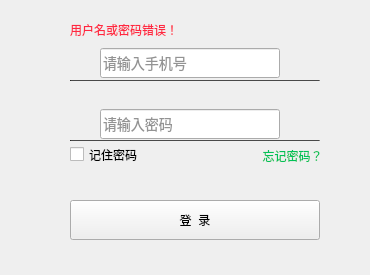
<?xml version="1.0" encoding="UTF-8"?>
<ui version="4.0">
 <class>PwdLoginWidget</class>
 <widget class="QWidget" name="PwdLoginWidget">
  <property name="geometry">
   <rect>
    <x>0</x>
    <y>0</y>
    <width>370</width>
    <height>275</height>
   </rect>
  </property>
  <property name="minimumSize">
   <size>
    <width>370</width>
    <height>275</height>
   </size>
  </property>
  <property name="maximumSize">
   <size>
    <width>370</width>
    <height>275</height>
   </size>
  </property>
  <property name="windowTitle">
   <string>Form</string>
  </property>
  <widget class="QWidget" name="verticalWidget" native="true">
   <property name="geometry">
    <rect>
     <x>0</x>
     <y>0</y>
     <width>375</width>
     <height>281</height>
    </rect>
   </property>
   <property name="minimumSize">
    <size>
     <width>375</width>
     <height>0</height>
    </size>
   </property>
   <widget class="QLabel" name="labelPwdError">
    <property name="geometry">
     <rect>
      <x>70</x>
      <y>20</y>
      <width>271</width>
      <height>20</height>
     </rect>
    </property>
    <property name="minimumSize">
     <size>
      <width>0</width>
      <height>20</height>
     </size>
    </property>
    <property name="maximumSize">
     <size>
      <width>16777215</width>
      <height>20</height>
     </size>
    </property>
    <property name="styleSheet">
     <string notr="true">font-size:12px;
font-weight:400;
color:rgba(255,39,65,1);
line-height:17px;</string>
    </property>
    <property name="text">
     <string>&#29992;&#25143;&#21517;&#25110;&#23494;&#30721;&#38169;&#35823;&#65281;</string>
    </property>
   </widget>
   <widget class="QLineEdit" name="editUserName">
    <property name="geometry">
     <rect>
      <x>100</x>
      <y>48</y>
      <width>180</width>
      <height>30</height>
     </rect>
    </property>
    <property name="minimumSize">
     <size>
      <width>180</width>
      <height>30</height>
     </size>
    </property>
    <property name="maximumSize">
     <size>
      <width>180</width>
      <height>35</height>
     </size>
    </property>
    <property name="styleSheet">
     <string notr="true">font-size:14px;
font-weight:400;
color:rgba(0,0,0,0.85);
line-height:16px;</string>
    </property>
    <property name="placeholderText">
     <string>&#35831;&#36755;&#20837;&#25163;&#26426;&#21495;</string>
    </property>
   </widget>
   <widget class="QLabel" name="label">
    <property name="geometry">
     <rect>
      <x>70</x>
      <y>50</y>
      <width>28</width>
      <height>28</height>
     </rect>
    </property>
    <property name="minimumSize">
     <size>
      <width>28</width>
      <height>28</height>
     </size>
    </property>
    <property name="maximumSize">
     <size>
      <width>28</width>
      <height>28</height>
     </size>
    </property>
    <property name="text">
     <string/>
    </property>
    <property name="pixmap">
     <pixmap resource="themestyle.qrc">:/Resource/Images/phone-icon.png</pixmap>
    </property>
    <property name="alignment">
     <set>Qt::AlignCenter</set>
    </property>
   </widget>
   <widget class="QLineEdit" name="editPwd">
    <property name="geometry">
     <rect>
      <x>100</x>
      <y>109</y>
      <width>180</width>
      <height>30</height>
     </rect>
    </property>
    <property name="minimumSize">
     <size>
      <width>180</width>
      <height>30</height>
     </size>
    </property>
    <property name="maximumSize">
     <size>
      <width>180</width>
      <height>30</height>
     </size>
    </property>
    <property name="styleSheet">
     <string notr="true">font-size:14px;
font-weight:400;
color:rgba(0,0,0,0.85);
line-height:16px;</string>
    </property>
    <property name="echoMode">
     <enum>QLineEdit::Password</enum>
    </property>
    <property name="placeholderText">
     <string>&#35831;&#36755;&#20837;&#23494;&#30721;</string>
    </property>
   </widget>
   <widget class="QLabel" name="label_2">
    <property name="geometry">
     <rect>
      <x>70</x>
      <y>110</y>
      <width>28</width>
      <height>28</height>
     </rect>
    </property>
    <property name="minimumSize">
     <size>
      <width>28</width>
      <height>28</height>
     </size>
    </property>
    <property name="maximumSize">
     <size>
      <width>28</width>
      <height>28</height>
     </size>
    </property>
    <property name="text">
     <string/>
    </property>
    <property name="pixmap">
     <pixmap resource="themestyle.qrc">:/Resource/Images/password-icon.png</pixmap>
    </property>
    <property name="alignment">
     <set>Qt::AlignCenter</set>
    </property>
   </widget>
   <widget class="QPushButton" name="btnForgetPwd">
    <property name="geometry">
     <rect>
      <x>260</x>
      <y>145</y>
      <width>65</width>
      <height>22</height>
     </rect>
    </property>
    <property name="cursor">
     <cursorShape>PointingHandCursor</cursorShape>
    </property>
    <property name="styleSheet">
     <string notr="true">font-size:12px;
font-weight:400;
color:rgba(1,194,87,1);
line-height:17px;</string>
    </property>
    <property name="text">
     <string>&#24536;&#35760;&#23494;&#30721;&#65311;</string>
    </property>
    <property name="flat">
     <bool>true</bool>
    </property>
   </widget>
   <widget class="QCheckBox" name="checkBtnAutoPwd">
    <property name="geometry">
     <rect>
      <x>70</x>
      <y>145</y>
      <width>100</width>
      <height>19</height>
     </rect>
    </property>
    <property name="styleSheet">
     <string notr="true">font-size:12px;
font-weight:400;
color:rgba(0,0,0,1);
line-height:17px;</string>
    </property>
    <property name="text">
     <string>&#35760;&#20303;&#23494;&#30721;</string>
    </property>
   </widget>
   <widget class="QPushButton" name="btnPwdLogin">
    <property name="geometry">
     <rect>
      <x>70</x>
      <y>200</y>
      <width>250</width>
      <height>40</height>
     </rect>
    </property>
    <property name="minimumSize">
     <size>
      <width>250</width>
      <height>40</height>
     </size>
    </property>
    <property name="maximumSize">
     <size>
      <width>250</width>
      <height>40</height>
     </size>
    </property>
    <property name="text">
     <string>&#30331;  &#24405;</string>
    </property>
    <property name="autoDefault">
     <bool>true</bool>
    </property>
   </widget>
   <widget class="Line" name="line">
    <property name="geometry">
     <rect>
      <x>70</x>
      <y>80</y>
      <width>250</width>
      <height>1</height>
     </rect>
    </property>
    <property name="styleSheet">
     <string notr="true">background:rgba(0,0,0,0.45);</string>
    </property>
    <property name="orientation">
     <enum>Qt::Horizontal</enum>
    </property>
   </widget>
   <widget class="Line" name="line_2">
    <property name="geometry">
     <rect>
      <x>70</x>
      <y>140</y>
      <width>250</width>
      <height>1</height>
     </rect>
    </property>
    <property name="styleSheet">
     <string notr="true">background:rgba(0,0,0,0.45);</string>
    </property>
    <property name="orientation">
     <enum>Qt::Horizontal</enum>
    </property>
   </widget>
   <widget class="QLabel" name="labelRight">
    <property name="geometry">
     <rect>
      <x>290</x>
      <y>60</y>
      <width>16</width>
      <height>16</height>
     </rect>
    </property>
    <property name="minimumSize">
     <size>
      <width>16</width>
      <height>16</height>
     </size>
    </property>
    <property name="maximumSize">
     <size>
      <width>16</width>
      <height>16</height>
     </size>
    </property>
    <property name="text">
     <string/>
    </property>
    <property name="pixmap">
     <pixmap resource="themestyle.qrc">:/Resource/Images/currect.png</pixmap>
    </property>
    <property name="scaledContents">
     <bool>true</bool>
    </property>
   </widget>
  </widget>
 </widget>
 <resources>
  <include location="themestyle.qrc"/>
 </resources>
 <connections/>
</ui>
